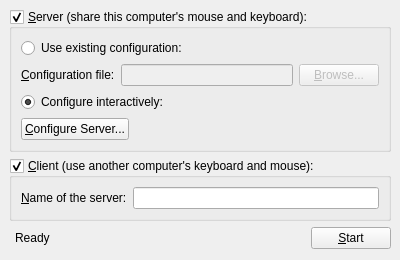
<?xml version="1.0" encoding="UTF-8"?>
<ui version="4.0">
 <class>MainWindowBase</class>
 <widget class="QMainWindow" name="MainWindowBase">
  <property name="geometry">
   <rect>
    <x>0</x>
    <y>0</y>
    <width>400</width>
    <height>260</height>
   </rect>
  </property>
  <property name="sizePolicy">
   <sizepolicy hsizetype="Fixed" vsizetype="Fixed">
    <horstretch>0</horstretch>
    <verstretch>0</verstretch>
   </sizepolicy>
  </property>
  <property name="minimumSize">
   <size>
    <width>400</width>
    <height>260</height>
   </size>
  </property>
  <property name="maximumSize">
   <size>
    <width>400</width>
    <height>260</height>
   </size>
  </property>
  <property name="windowTitle">
   <string>Synergy</string>
  </property>
  <widget class="QWidget" name="centralwidget">
   <layout class="QGridLayout">
    <item row="5" column="3">
     <widget class="QPushButton" name="m_pButtonToggleStart">
      <property name="text">
       <string>&amp;Start</string>
      </property>
     </widget>
    </item>
    <item row="1" column="0" colspan="4">
     <widget class="QGroupBox" name="m_pGroupServer">
      <property name="sizePolicy">
       <sizepolicy hsizetype="Preferred" vsizetype="Fixed">
        <horstretch>0</horstretch>
        <verstretch>0</verstretch>
       </sizepolicy>
      </property>
      <property name="title">
       <string>&amp;Server (share this computer's mouse and keyboard):</string>
      </property>
      <property name="checkable">
       <bool>true</bool>
      </property>
      <property name="checked">
       <bool>true</bool>
      </property>
      <layout class="QVBoxLayout">
       <item>
        <widget class="QRadioButton" name="m_pRadioExternalConfig">
         <property name="text">
          <string>Use existing configuration:</string>
         </property>
        </widget>
       </item>
       <item>
        <layout class="QHBoxLayout">
         <item>
          <widget class="QLabel" name="m_pLabelConfigurationFile">
           <property name="text">
            <string>&amp;Configuration file:</string>
           </property>
           <property name="buddy">
            <cstring>m_pLineEditConfigFile</cstring>
           </property>
          </widget>
         </item>
         <item>
          <widget class="QLineEdit" name="m_pLineEditConfigFile">
           <property name="enabled">
            <bool>false</bool>
           </property>
          </widget>
         </item>
         <item>
          <widget class="QPushButton" name="m_pButtonBrowseConfigFile">
           <property name="enabled">
            <bool>false</bool>
           </property>
           <property name="text">
            <string>&amp;Browse...</string>
           </property>
          </widget>
         </item>
        </layout>
       </item>
       <item>
        <widget class="QRadioButton" name="m_pRadioInternalConfig">
         <property name="text">
          <string>Configure interactively:</string>
         </property>
         <property name="checked">
          <bool>true</bool>
         </property>
        </widget>
       </item>
       <item>
        <layout class="QHBoxLayout">
         <item>
          <widget class="QPushButton" name="m_pButtonConfigureServer">
           <property name="text">
            <string>&amp;Configure Server...</string>
           </property>
          </widget>
         </item>
         <item>
          <spacer>
           <property name="orientation">
            <enum>Qt::Horizontal</enum>
           </property>
           <property name="sizeHint" stdset="0">
            <size>
             <width>40</width>
             <height>20</height>
            </size>
           </property>
          </spacer>
         </item>
        </layout>
       </item>
      </layout>
     </widget>
    </item>
    <item row="2" column="0" colspan="4">
     <widget class="QGroupBox" name="m_pGroupClient">
      <property name="sizePolicy">
       <sizepolicy hsizetype="Preferred" vsizetype="Fixed">
        <horstretch>0</horstretch>
        <verstretch>0</verstretch>
       </sizepolicy>
      </property>
      <property name="title">
       <string>&amp;Client (use another computer's keyboard and mouse):</string>
      </property>
      <property name="checkable">
       <bool>true</bool>
      </property>
      <layout class="QGridLayout">
       <item row="0" column="0">
        <widget class="QLabel" name="m_pLabelServerName">
         <property name="text">
          <string>&amp;Name of the server:</string>
         </property>
         <property name="buddy">
          <cstring>m_pLineEditHostname</cstring>
         </property>
        </widget>
       </item>
       <item row="0" column="1">
        <widget class="QLineEdit" name="m_pLineEditHostname"/>
       </item>
      </layout>
     </widget>
    </item>
    <item row="5" column="1">
     <widget class="QLabel" name="m_pStatusLabel">
      <property name="text">
       <string>Ready</string>
      </property>
     </widget>
    </item>
    <item row="5" column="2">
     <spacer>
      <property name="orientation">
       <enum>Qt::Horizontal</enum>
      </property>
      <property name="sizeHint" stdset="0">
       <size>
        <width>40</width>
        <height>20</height>
       </size>
      </property>
     </spacer>
    </item>
   </layout>
  </widget>
  <action name="m_pActionAbout">
   <property name="text">
	<string>&amp;About Synergy...</string>
   </property>
  </action>
  <action name="m_pActionQuit">
   <property name="text">
    <string>&amp;Quit</string>
   </property>
   <property name="statusTip">
	<string>Quit</string>
   </property>
   <property name="shortcut">
    <string>Ctrl+Q</string>
   </property>
  </action>
  <action name="m_pActionStartSynergy">
   <property name="text">
	<string>&amp;Start</string>
   </property>
   <property name="statusTip">
	<string>Run</string>
   </property>
   <property name="shortcut">
    <string>Ctrl+S</string>
   </property>
  </action>
  <action name="m_pActionStopSynergy">
   <property name="enabled">
    <bool>false</bool>
   </property>
   <property name="text">
	<string>S&amp;top</string>
   </property>
   <property name="statusTip">
	<string>Stop</string>
   </property>
   <property name="shortcut">
    <string>Ctrl+T</string>
   </property>
  </action>
  <action name="actionShowStatus">
   <property name="text">
    <string>S&amp;how Status</string>
   </property>
   <property name="shortcut">
    <string>Ctrl+H</string>
   </property>
  </action>
  <action name="m_pActionMinimize">
   <property name="text">
    <string>&amp;Minimize</string>
   </property>
  </action>
  <action name="m_pActionRestore">
   <property name="text">
    <string>&amp;Restore</string>
   </property>
  </action>
  <action name="m_pActionSave">
   <property name="text">
    <string>Save configuration &amp;as...</string>
   </property>
   <property name="statusTip">
    <string>Save the interactively generated server configuration to a file.</string>
   </property>
   <property name="shortcut">
    <string>Ctrl+Alt+S</string>
   </property>
  </action>
  <action name="m_pActionSettings">
   <property name="text">
    <string>Settings</string>
   </property>
   <property name="statusTip">
	<string>Edit settings</string>
   </property>
  </action>
  <action name="m_pActionLogOutput">
   <property name="text">
    <string>Log output</string>
   </property>
   <property name="statusTip">
	<string>Open a window with output</string>
   </property>
  </action>
  <action name="m_pActionServices">
   <property name="text">
    <string>Services</string>
   </property>
  </action>
 </widget>
 <resources/>
 <connections>
  <connection>
   <sender>m_pButtonToggleStart</sender>
   <signal>clicked()</signal>
   <receiver>m_pActionStartSynergy</receiver>
   <slot>trigger()</slot>
   <hints>
    <hint type="sourcelabel">
     <x>361</x>
     <y>404</y>
    </hint>
    <hint type="destinationlabel">
     <x>-1</x>
     <y>-1</y>
    </hint>
   </hints>
  </connection>
  <connection>
   <sender>m_pRadioExternalConfig</sender>
   <signal>toggled(bool)</signal>
   <receiver>m_pLineEditConfigFile</receiver>
   <slot>setEnabled(bool)</slot>
   <hints>
    <hint type="sourcelabel">
     <x>156</x>
     <y>179</y>
    </hint>
    <hint type="destinationlabel">
     <x>169</x>
     <y>209</y>
    </hint>
   </hints>
  </connection>
  <connection>
   <sender>m_pRadioExternalConfig</sender>
   <signal>toggled(bool)</signal>
   <receiver>m_pButtonBrowseConfigFile</receiver>
   <slot>setEnabled(bool)</slot>
   <hints>
    <hint type="sourcelabel">
     <x>353</x>
     <y>182</y>
    </hint>
    <hint type="destinationlabel">
     <x>356</x>
     <y>211</y>
    </hint>
   </hints>
  </connection>
  <connection>
   <sender>m_pRadioInternalConfig</sender>
   <signal>toggled(bool)</signal>
   <receiver>m_pButtonConfigureServer</receiver>
   <slot>setEnabled(bool)</slot>
   <hints>
    <hint type="sourcelabel">
     <x>204</x>
     <y>244</y>
    </hint>
    <hint type="destinationlabel">
     <x>212</x>
     <y>274</y>
    </hint>
   </hints>
  </connection>
 </connections>
</ui>
